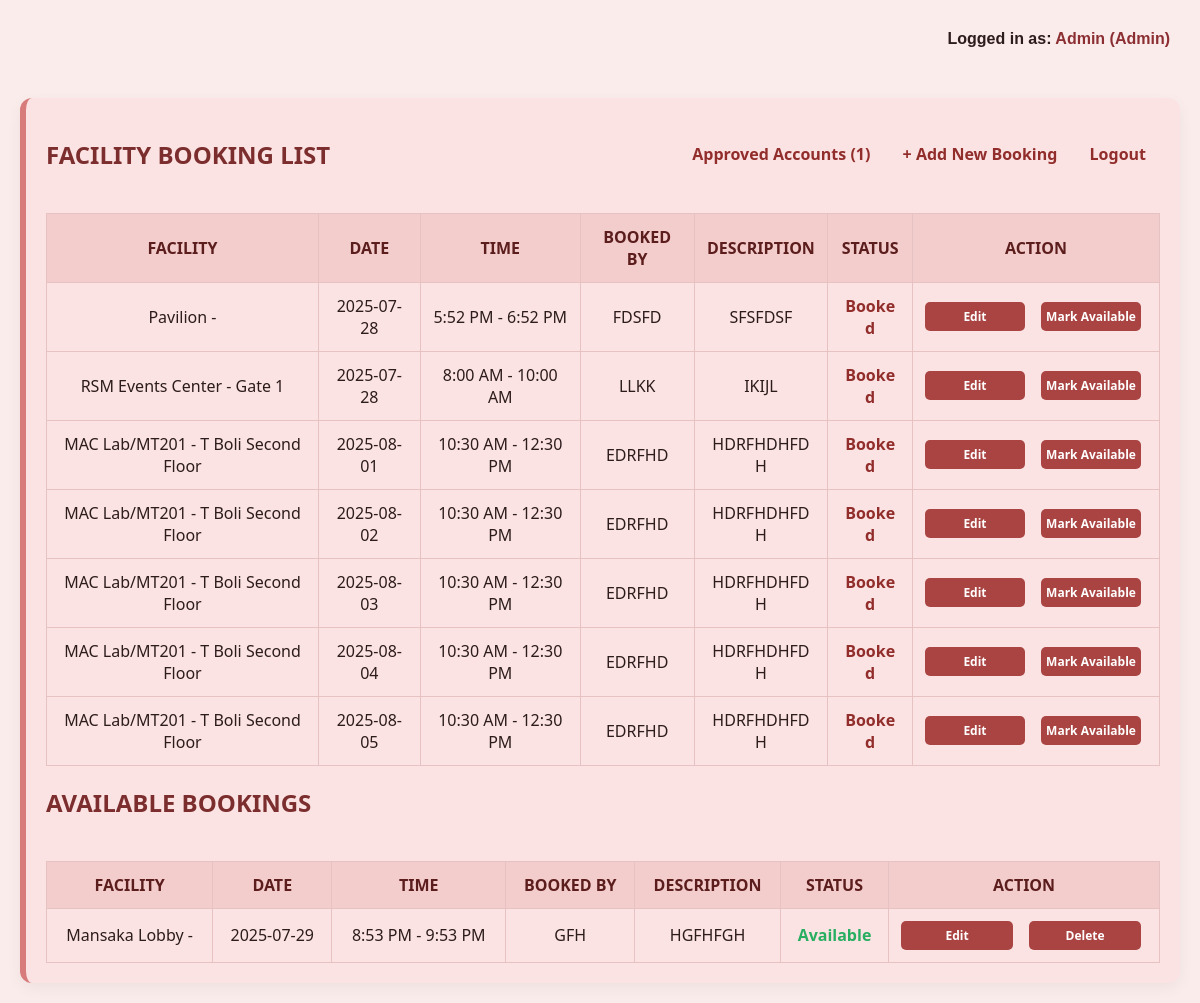
/index.php (signed in), run on the app's committed database.
### tables this page shows
CREATE TABLE `bookings` (
  `booking_id` int(11) NOT NULL,
  `facility_id` int(11) DEFAULT NULL,
  `start_date` date DEFAULT NULL,
  `end_date` date DEFAULT NULL,
  `time_in` time DEFAULT NULL,
  `time_out` time DEFAULT NULL,
  `booked_by` varchar(100) DEFAULT NULL,
  `description` text DEFAULT NULL,
  `status` varchar(20) DEFAULT 'Booked',
  `group_id` int(11) DEFAULT NULL,
  `user_id` int(11) DEFAULT NULL
);

CREATE TABLE `facilities` (
  `facility_id` int(11) NOT NULL,
  `name` varchar(100) NOT NULL,
  `location` varchar(100) NOT NULL
);

### index.php (the view, shortened to what this page needs)
<?php
include 'db.php';
echo "<div style='text-align:right; padding: 10px; font-weight: bold; font-family: Arial;'>
Logged in as: <span style='color:#8b2f33'>" . htmlspecialchars($_SESSION['user']) . " (" . ucfirst($_SESSION['role']) . ")</span>
</div>";
?>
<!DOCTYPE html>
<html>
<head>
    <link rel="stylesheet" href="style.css">
</head>
<body>
<div class="container home-page">
    <div style="display: flex; justify-content: space-between; align-items: center;">
        <h2 style="color: #7c2e2e;">FACILITY BOOKING LIST</h2>
        <div>
            <?php if ($_SESSION['role'] === 'admin') {
                $pending_count_query = $conn->query("SELECT COUNT(*) AS pending_total FROM users WHERE status = 'pending'");
                $pending = $pending_count_query->fetch_assoc()['pending_total'];
            ?>
                <a href="approve_users.php" class="btn">Approved Accounts<?php if ($pending > 0) echo " ($pending)"; ?></a>
            <?php } ?>
            <?php if ($_SESSION['role'] !== 'student') { ?>
                <a href="add_booking.php" class="btn">+ Add New Booking</a>
            <?php } ?>
            <a href="logout.php" class="btn">Logout</a>
        </div>
    </div>
    <br>
    <table border="1" cellpadding="8">
        <tr>
            <th>Facility</th>
            <th>Date</th>
            <th>Time</th>
            <th>Booked By</th>
            <th>Description</th>
            <th>Status</th>
            <th>Action</th>
        </tr>
        <?php
        $sql = "SELECT
                    f.name AS facility,
                    f.location,
                    b.booking_id,
                    b.start_date,
                    b.end_date,
                    b.time_in,
                    b.time_out,
                    b.booked_by,
                    b.description,
                    b.status
                FROM bookings b
                LEFT JOIN facilities f ON b.facility_id = f.facility_id
                WHERE b.status = 'Booked'
                ORDER BY b.start_date ASC";
        $result = $conn->query($sql);
        while ($row = $result->fetch_assoc()) {
            $status_class = 'status-booked';
            $start = new DateTime($row['start_date']);
            $end = isset($row['end_date']) && $row['end_date'] !== null ? new DateTime($row['end_date']) : clone $start;
            $end = $end->modify('+1 day');
            $interval = new DateInterval('P1D');
            $date_range = new DatePeriod($start, $interval, $end);
            foreach ($date_range as $date) {
                $formatted_date = $date->format("Y-m-d");
                echo "<tr>";
                echo "<td>" . htmlspecialchars($row['facility'] ?? 'N/A') . " - " . htmlspecialchars($row['location'] ?? 'N/A') . "</td>";
                echo "<td>$formatted_date</td>";
                echo "<td>" . date("g:i A", strtotime($row['time_in'])) . " - " . date("g:i A", strtotime($row['time_out'])) . "</td>";
                echo "<td>" . htmlspecialchars($row['booked_by']) . "</td>";
                echo "<td>" . htmlspecialchars($row['description']) . "</td>";
                echo "<td class='$status_class'>" . htmlspecialchars($row['status']) . "</td>";
                echo "<td class='button-action'>";
                echo '<div class="action-buttons">';
                if ($_SESSION['role'] !== 'student') {
                    echo '<a href="edit_booking.php?id=' . $row['booking_id'] . '">Edit</a>';
                    echo '<a href="mark_available.php?id=' . $row['booking_id'] . '">Mark Available</a>';
                } else {
                    echo "<em>N/A</em>";
                }
                echo "</div></td></tr>";
            }
        }
        ?>
    </table>
<h2 style="color: #7c2e2e; text-align: left;">AVAILABLE BOOKINGS</h2><br>
<table>
  <tr>
    <th>Facility</th>
    <th>Date</th>
    <th>Time</th>
    <th>Booked By</th>
    <th>Description</th>
    <th>Status</th>
    <th>Action</th>
  </tr>
<?php
$sql = "SELECT
    f.name AS facility,
    f.location,
    b.booking_id,
    b.start_date,
    b.end_date,
    b.time_in,
    b.time_out,
    b.booked_by,
    b.description,
    b.status
  FROM bookings b
  LEFT JOIN facilities f ON b.facility_id = f.facility_id
  WHERE b.status = 'Available'
  ORDER BY b.start_date ASC";
$result = $conn->query($sql);
while ($row = $result->fetch_assoc()) {
  $status_class = 'status-available';
  $start = new DateTime($row['start_date']);
  $end = isset($row['end_date']) && $row['end_date'] !== null ? new DateTime($row['end_date']) : clone $start;
  $end = $end->modify('+1 day');
  $interval = new DateInterval('P1D');
  $date_range = new DatePeriod($start, $interval, $end);
  foreach ($date_range as $date) {
    $formatted_date = $date->format("Y-m-d");
    echo "<tr>";
    echo "<td>" . htmlspecialchars($row['facility'] ?? 'N/A') . " - " . htmlspecialchars($row['location'] ?? 'N/A') . "</td>";
    echo "<td>$formatted_date</td>";
    echo "<td>" . date("g:i A", strtotime($row['time_in'])) . " - " . date("g:i A", strtotime($row['time_out'])) . "</td>";
    echo "<td>" . htmlspecialchars($row['booked_by']) . "</td>";
    echo "<td>" . htmlspecialchars($row['description']) . "</td>";
    echo "<td class='$status_class'>" . htmlspecialchars($row['status']) . "</td>";
    echo "<td class='button-action'>";
    echo '<div class="action-buttons">';
    echo '<a href="edit_booking.php?id=' . $row['booking_id'] . '">Edit</a> ';
    echo '<a href="javascript:void(0);" onclick="confirmDelete(' . $row['booking_id'] . ')">Delete</a>';
    echo "</div></td></tr>";
  }
}
?>
</table>
</div>
</body>
</html>

### style.css (style rules this page uses)
body { font-family: 'Segoe UI', sans-serif; margin: 0; padding: 20px; background-color: #fbecec; color: #2c1c1b; }
h2 { text-align: center; color: #741b1b; margin-bottom: 20px; }
a { color: #992e2e; text-decoration: none; font-weight: bold; }
.container.home-page { max-width: 1150px; margin: 40px auto 0 auto; padding: 20px; overflow-x: auto; }
table { width: 100%; border-collapse: collapse; table-layout: auto; word-wrap: break-word; }
table th { text-transform: uppercase; text-align: center; font-weight: bold; background-color: #f3cccc; color: #5c1d1d; }
table td { text-align: center; text-transform: none; word-break: break-word; white-space: normal; max-width: 300px; }
th, td { padding: 12px; border: 1px solid #e6c2c2; }
.status-booked { color: #c0392b; font-weight: bold; }
.status-available { color: #27ae60; font-weight: bold; }
.button-action .action-buttons { display: flex; justify-content: center; gap: 10px; }
.button-action .action-buttons a { flex: 1; min-width: 100px; text-align: center; padding: 6px 0; font-size: 12px; background-color: #a94442; color: white; border-radius: 5px; text-decoration: none; transition: background 0.3s ease; }
.button-action a { background: #c66161; padding: 5px 10px; border-radius: 6px; font-size: 0.9em; color: #fff; transition: background 0.3s ease; }
.container { max-width: 950px; margin: 30px auto; background: #fff2f2; padding: 30px; border-radius: 12px; box-shadow: 0 5px 15px rgba(0,0,0,0.05); }
.home-page { background: #fce3e3; border-left: 6px solid #d77b7b; }

### index.php (style rules this page uses)
.btn { color: #912d2b; padding: 8px 14px; border-radius: 6px; text-decoration: none; font-weight: bold; transition: 0.2s ease; }
.status-booked { color: #912d2b; font-weight: bold; }
.button-action a { margin-right: 6px; color: #7c2e2e; }
.action-buttons { display: flex; gap: 6px; }
table { width: 100%; border-collapse: collapse; table-layout: auto; word-wrap: break-word; }
table th { text-transform: uppercase; text-align: center; font-weight: bold; background-color: #f3cccc; color: #5c1d1d; }
table td { text-align: center; text-transform: none; word-break: break-word; white-space: normal; max-width: 300px; }
th, td { padding: 12px; border: 1px solid #e6c2c2; }

### data on the page
bookings: facility.name "Pavilion", formatted_date "2025-07-28", time_in "5:52 PM", time_out "6:52 PM", booked_by "FDSFD", description "SFSFDSF", status "Booked"
bookings: facility.name "RSM Events Center", facility.location "Gate 1", formatted_date "2025-07-28", time_in "8:00 AM", time_out "10:00 AM", booked_by "LLKK", description "IKIJL", status "Booked"
bookings: facility.name "MAC Lab/MT201", facility.location "T Boli Second Floor", formatted_date "2025-08-01", time_in "10:30 AM", time_out "12:30 PM", booked_by "EDRFHD", description "HDRFHDHFDH", status "Booked"
bookings: facility.name "MAC Lab/MT201", facility.location "T Boli Second Floor", formatted_date "2025-08-02", time_in "10:30 AM", time_out "12:30 PM", booked_by "EDRFHD", description "HDRFHDHFDH", status "Booked"
bookings: facility.name "MAC Lab/MT201", facility.location "T Boli Second Floor", formatted_date "2025-08-03", time_in "10:30 AM", time_out "12:30 PM", booked_by "EDRFHD", description "HDRFHDHFDH", status "Booked"
bookings: facility.name "MAC Lab/MT201", facility.location "T Boli Second Floor", formatted_date "2025-08-04", time_in "10:30 AM", time_out "12:30 PM", booked_by "EDRFHD", description "HDRFHDHFDH", status "Booked"
bookings: facility.name "MAC Lab/MT201", facility.location "T Boli Second Floor", formatted_date "2025-08-05", time_in "10:30 AM", time_out "12:30 PM", booked_by "EDRFHD", description "HDRFHDHFDH", status "Booked"
bookings: facility.name "Mansaka Lobby", formatted_date "2025-07-29", time_in "8:53 PM", time_out "9:53 PM", booked_by "GFH", description "HGFHFGH", status "Available"

### other printed values
$_SESSION['user'] "Admin"
$_SESSION['role'] "Admin"
$pending "1"
